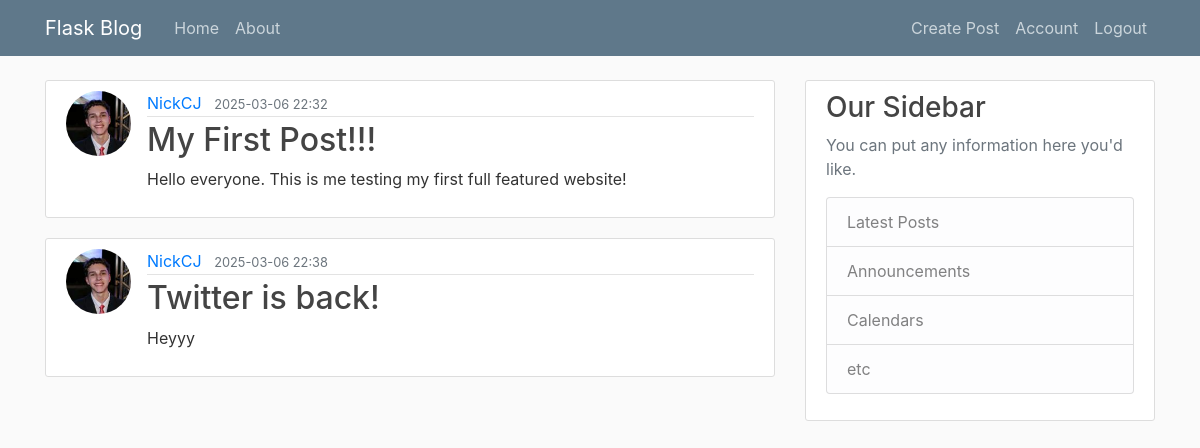
Screenshot of /home (signed in) with the database file from the repository.
### flaskblog/models.py (models this page shows, shortened)
class Post(db.Model):
    id = db.Column(db.Integer, primary_key=True)
    title = db.Column(db.String(100), nullable=False)
    date_posted = db.Column(db.DateTime, nullable=False, default=lambda: datetime.now(timezone.utc))
    content = db.Column(db.Text, nullable=False)
    user_id = db.Column(db.Integer, db.ForeignKey('user.id'), nullable=False)
    def __repr__(self):
        return f"Post('{self.title}', '{self.date_posted}')"

class User(db.Model, UserMixin):
    id = db.Column(db.Integer, primary_key=True)
    username = db.Column(db.String(20), unique=True, nullable=False)
    email = db.Column(db.String(120), unique=True, nullable=False)
    image_file = db.Column(db.String(20), nullable=False, default='default.png')
    password = db.Column(db.String(60), nullable=False)
    posts = db.relationship('Post', backref='author', lazy=True)

### flaskblog/routes/blog_routes.py (the view)
@routes.route("/")
@routes.route("/home")
def home_page():
    posts = Post.query.all()
    print(posts)
    return render_template('home.html', posts=posts) #Here we are turning available the posts data to be used in the html file.

### flaskblog/models.py (called while the page is built)
@login_manager.user_loader
def load_user(user_id):
    return User.query.get(int(user_id))

### flaskblog/templates/home.html
{% extends "layout.html" %}
{% block content %}
    {% for post in posts %}
        <article class="media content-section">
            <img class="rounded-circle article-img" src="{{ url_for('static', filename='profile_pics/' + post.author.image_file) }}">
            <div class="media-body">
            <div class="article-metadata">
                <a class="mr-2" href="#">{{ post.author.username }}</a>
                <small class="text-muted">{{ post.date_posted.strftime('%Y-%m-%d %H:%M') }}</small>
            </div>
            <h2><a class="article-title" href="#">{{ post.title }}</a></h2>
            <p class="article-content">{{ post.content }}</p>
            </div>
        </article>
    {% endfor %}
{% endblock content %}

### flaskblog/static/main.css (style rules this page uses)
body { background: #fafafa; color: #333333; margin-top: 5rem; }
h1, h2, h3, h4, h5, h6 { color: #444444; }
.content-section { background: #ffffff; padding: 10px 20px; border: 1px solid #dddddd; border-radius: 3px; margin-bottom: 20px; }
.article-title { color: #444444; }
.article-content { white-space: pre-line; }
.article-img { height: 65px; width: 65px; margin-right: 16px; }
.article-metadata { padding-bottom: 1px; margin-bottom: 4px; border-bottom: 1px solid #e3e3e3 }

### rows the page displays
Post: image_file (picture), author.username "NickCJ", date_posted "2025-03-06 22:32", title "My First Post!!!", content "Hello everyone. This is me testing my first full featured website!"
Post: image_file (picture), author.username "NickCJ", date_posted "2025-03-06 22:38", title "Twitter is back!", content "Heyyy"
